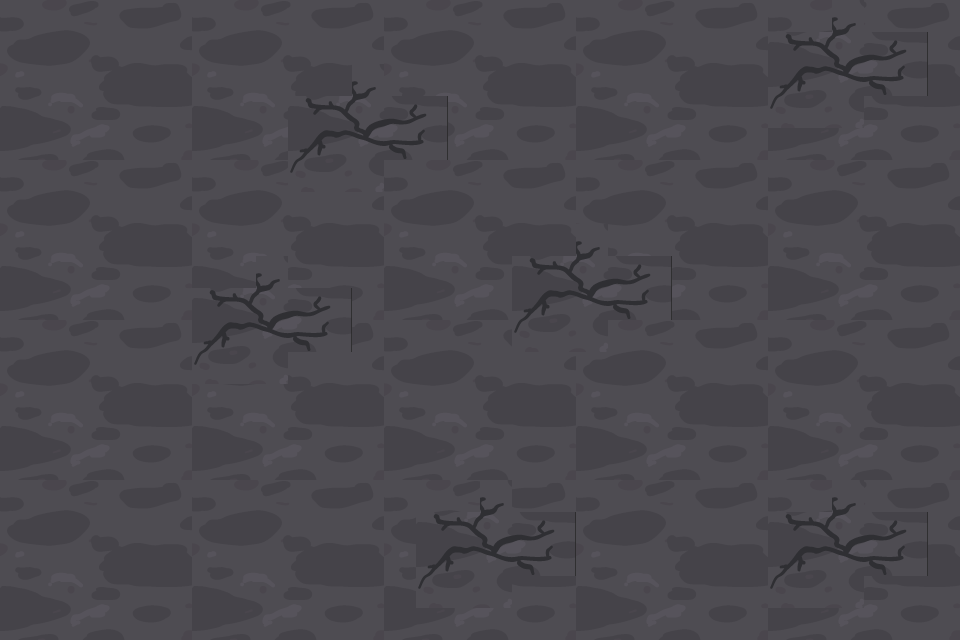

A 2D game scene composited from a Tiled map and its tileset images. What follows is a short description and the map's XML, with every tile layer's data as written:
An orthogonal 30x20 tile map with 32x32 px tiles, 1 tile layer (Tile Layer 1).

<map version="1.4" tiledversion="1.4.3" orientation="orthogonal" renderorder="right-down" width="30" height="20" tilewidth="32" tileheight="32" infinite="0" nextlayerid="2" nextobjectid="1">
 <tileset firstgid="1" source="2D_Top_Down_Dungeon_Tileset.tsx" />
 <layer id="1" name="Tile Layer 1" width="30" height="20">
  <data encoding="csv">
2070,2071,2072,2073,2074,2075,2070,2071,2072,2073,2074,2075,2070,2071,2072,2073,2074,2075,2070,2071,2072,2073,2074,2075,2070,2071,2256,2073,2074,2075,
2166,2167,2168,2169,2170,2171,2166,2167,2168,2169,2170,2171,2166,2167,2168,2169,2170,2171,2166,2167,2168,2169,2170,2171,2350,2351,2352,2353,2354,2171,
2262,2263,2264,2265,2266,2267,2262,2263,2264,2265,2266,2256,2262,2263,2264,2265,2266,2267,2262,2263,2264,2265,2266,2267,2446,2447,2448,2449,2450,2267,
2358,2359,2360,2361,2362,2363,2358,2359,2360,2350,2351,2352,2353,2354,2360,2361,2362,2363,2358,2359,2360,2361,2362,2363,2542,2543,2544,2361,2362,2363,
2454,2455,2456,2457,2458,2459,2454,2455,2456,2446,2447,2448,2449,2450,2456,2457,2458,2459,2454,2455,2456,2457,2458,2459,2454,2455,2456,2457,2458,2459,
2070,2071,2072,2073,2074,2075,2070,2071,2072,2542,2543,2544,2070,2071,2072,2073,2074,2075,2070,2071,2072,2073,2074,2075,2070,2071,2072,2073,2074,2075,
2166,2167,2168,2169,2170,2171,2166,2167,2168,2169,2170,2171,2166,2167,2168,2169,2170,2171,2166,2167,2168,2169,2170,2171,2166,2167,2168,2169,2170,2171,
2262,2263,2264,2265,2266,2267,2262,2263,2264,2265,2266,2267,2262,2263,2264,2265,2266,2267,2256,2263,2264,2265,2266,2267,2262,2263,2264,2265,2266,2267,
2358,2359,2360,2361,2362,2363,2358,2359,2256,2361,2362,2363,2358,2359,2360,2361,2350,2351,2352,2353,2354,2361,2362,2363,2358,2359,2360,2361,2362,2363,
2454,2455,2456,2457,2458,2459,2350,2351,2352,2353,2354,2459,2454,2455,2456,2457,2446,2447,2448,2449,2450,2457,2458,2459,2454,2455,2456,2457,2458,2459,
2070,2071,2072,2073,2074,2075,2446,2447,2448,2449,2450,2075,2070,2071,2072,2073,2542,2543,2544,2071,2072,2073,2074,2075,2070,2071,2072,2073,2074,2075,
2166,2167,2168,2169,2170,2171,2542,2543,2544,2169,2170,2171,2166,2167,2168,2169,2170,2171,2166,2167,2168,2169,2170,2171,2166,2167,2168,2169,2170,2171,
2262,2263,2264,2265,2266,2267,2262,2263,2264,2265,2266,2267,2262,2263,2264,2265,2266,2267,2262,2263,2264,2265,2266,2267,2262,2263,2264,2265,2266,2267,
2358,2359,2360,2361,2362,2363,2358,2359,2360,2361,2362,2363,2358,2359,2360,2361,2362,2363,2358,2359,2360,2361,2362,2363,2358,2359,2360,2361,2362,2363,
2454,2455,2456,2457,2458,2459,2454,2455,2456,2457,2458,2459,2454,2455,2456,2457,2458,2459,2454,2455,2456,2457,2458,2459,2454,2455,2456,2457,2458,2459,
2070,2071,2072,2073,2074,2075,2070,2071,2072,2073,2074,2075,2070,2071,2072,2256,2074,2075,2070,2071,2072,2073,2074,2075,2070,2071,2256,2073,2074,2075,
2166,2167,2168,2169,2170,2171,2166,2167,2168,2169,2170,2171,2166,2350,2351,2352,2353,2354,2166,2167,2168,2169,2170,2171,2350,2351,2352,2353,2354,2171,
2262,2263,2264,2265,2266,2267,2262,2263,2264,2265,2266,2267,2262,2446,2447,2448,2449,2450,2262,2263,2264,2265,2266,2267,2446,2447,2448,2449,2450,2267,
2358,2359,2360,2361,2362,2363,2358,2359,2360,2361,2362,2363,2358,2542,2543,2544,2362,2363,2358,2359,2360,2361,2362,2363,2542,2543,2544,2361,2362,2363,
2454,2455,2456,2457,2458,2459,2454,2455,2456,2457,2458,2459,2454,2455,2456,2457,2458,2459,2454,2455,2456,2457,2458,2459,2454,2455,2456,2457,2458,2459
</data>
 </layer>
</map>
